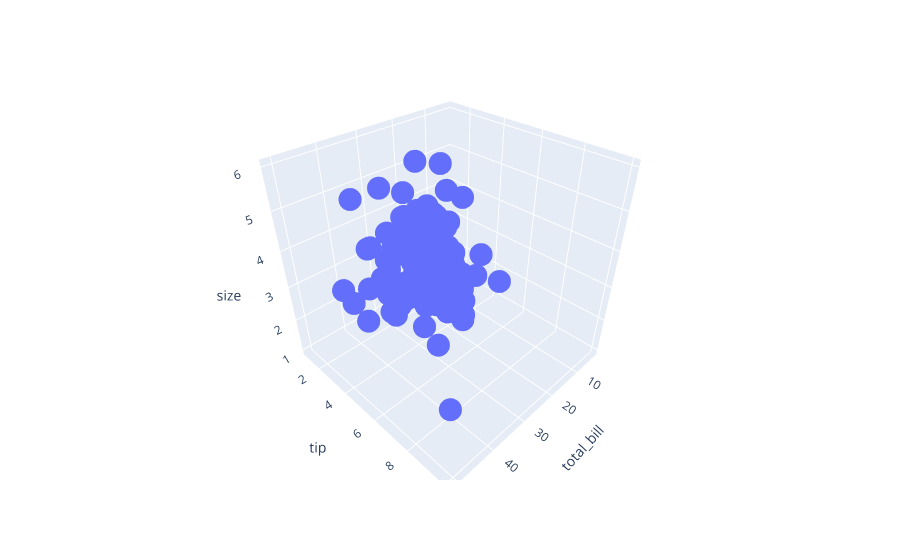

This figure's notebook cell:
### Markdown cell above
:4. Generar un scatter plot en 3d donde la variable **"x"** es "total_bill", la variable **"y"** es "tip" y la variable **"z"** es "size"

### Code cell
fig = px.scatter_3d(df, x="total_bill", y="tip",z='size')
fig.show()

### Figure 1 — Plotly figure (JSON) as saved in the notebook; plotly's stock layout.template omitted (floating-point values rounded to 4 significant figures; data arrays with more than 128 entries replaced by an {"elided": "..."} marker saying what was removed)
{"data": [{"hovertemplate": "total_bill=%{x}<br>tip=%{y}<br>size=%{z}<extra></extra>", "legendgroup": "", "marker": {"color": "#636efa", "symbol": "circle"}, "mode": "markers", "name": "", "scene": "scene", "showlegend": false, "type": "scatter3d", "x": {"elided": "244 float values"}, "y": {"elided": "244 float values"}, "z": {"elided": "244 int values"}}], "layout": {"autosize": true, "legend": {"tracegroupgap": 0}, "margin": {"t": 60}, "scene": {"aspectmode": "auto", "aspectratio": {"x": 1, "y": 1, "z": 1}, "domain": {"x": [0, 1], "y": [0, 1]}, "xaxis": {"title": {"text": "total_bill"}, "type": "linear"}, "yaxis": {"title": {"text": "tip"}, "type": "linear"}, "zaxis": {"title": {"text": "size"}, "type": "linear"}}}}
